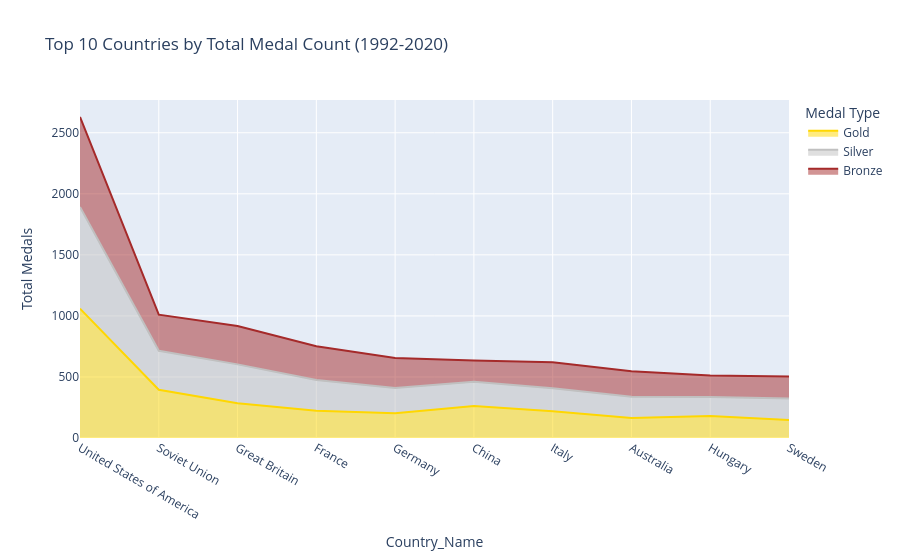

Here is the notebook cell this chart was saved with:
### Code cell


### Figure 1 — Plotly figure (JSON) as saved in the notebook; plotly's stock layout.template omitted (floating-point values rounded to 4 significant figures)
{"data": [{"fillpattern": {"shape": ""}, "hovertemplate": "Medal Type=Gold<br>Country_Name=%{x}<br>Total Medals=%{y}<extra></extra>", "legendgroup": "Gold", "line": {"color": "gold"}, "marker": {"symbol": "circle"}, "mode": "lines", "name": "Gold", "orientation": "v", "showlegend": true, "stackgroup": "1", "type": "scatter", "x": ["United States of America", "Soviet Union", "Great Britain", "France", "Germany", "China", "Italy", "Australia", "Hungary", "Sweden"], "xaxis": "x", "y": [1060, 395, 284, 223, 202, 262, 219, 164, 181, 148], "yaxis": "y"}, {"fillpattern": {"shape": ""}, "hovertemplate": "Medal Type=Silver<br>Country_Name=%{x}<br>Total Medals=%{y}<extra></extra>", "legendgroup": "Silver", "line": {"color": "silver"}, "marker": {"symbol": "circle"}, "mode": "lines", "name": "Silver", "orientation": "v", "showlegend": true, "stackgroup": "1", "type": "scatter", "x": ["United States of America", "Soviet Union", "Great Britain", "France", "Germany", "China", "Italy", "Australia", "Hungary", "Sweden"], "xaxis": "x", "y": [832, 319, 319, 252, 207, 199, 188, 173, 154, 176], "yaxis": "y"}, {"fillpattern": {"shape": ""}, "hovertemplate": "Medal Type=Bronze<br>Country_Name=%{x}<br>Total Medals=%{y}<extra></extra>", "legendgroup": "Bronze", "line": {"color": "brown"}, "marker": {"symbol": "circle"}, "mode": "lines", "name": "Bronze", "orientation": "v", "showlegend": true, "stackgroup": "1", "type": "scatter", "x": ["United States of America", "Soviet Union", "Great Britain", "France", "Germany", "China", "Italy", "Australia", "Hungary", "Sweden"], "xaxis": "x", "y": [738, 296, 315, 277, 247, 173, 213, 210, 176, 179], "yaxis": "y"}], "layout": {"legend": {"title": {"text": "Medal Type"}, "tracegroupgap": 0}, "title": {"text": "Top 10 Countries by Total Medal Count (1992-2020)"}, "xaxis": {"anchor": "y", "domain": [0, 1], "title": {"text": "Country_Name"}}, "yaxis": {"anchor": "x", "domain": [0, 1], "title": {"text": "Total Medals"}}}}
